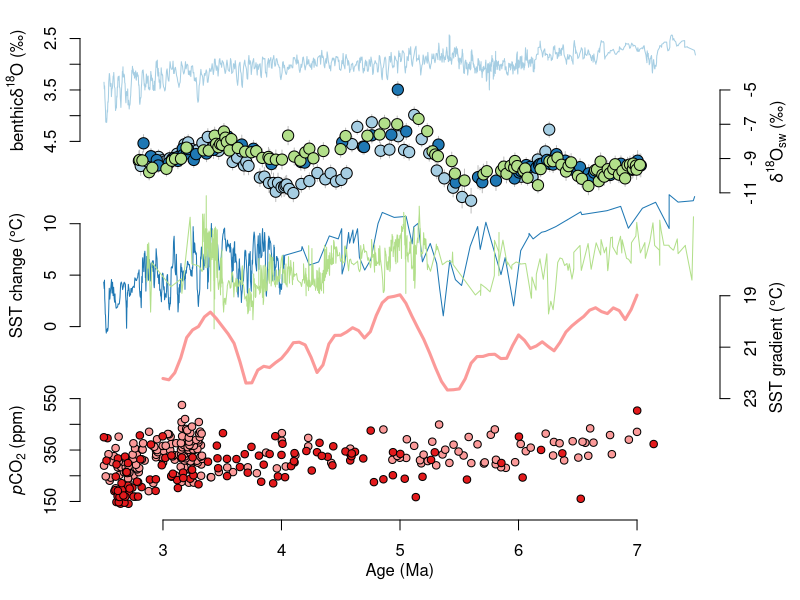

The R script that drew this image:
library(tidyverse)
library(readxl)
pal = c("#A6CEE3", "#1F78B4", "#B2DF8A", "#33A02C", "#FB9A99", "#E31A1C")
pal2 = c("#A6CEE3", "#FB9A99", "#E31A1C")

## read data ----
sw = read.csv("out/d18c.csv")
lr04 = read_xlsx("data/global records/LR04.xlsx") %>%
  mutate(age = age / 1000) %>%
  filter(age > 2.5 & age < 7.5)
co2 = read.csv("data/global records/Pliocene_CO2.csv") %>%
  filter(xls != "phytoplankton_tanner_2021_p1.0.xlsx") %>%
  filter(xls != "phytoplankton_badger_2013a_p1.0.xlsx") %>%
  filter(proxy != "Paleosols") %>%
  mutate(age = age / 1000) %>%
  filter(age > 2.5 & age < 7.5)
# Northern Hemisphere high latitude
# site883 = read_xlsx("data/global records/SST_calibrated.xlsx", sheet = "883 884")
# site883$SST_change = site883$SST_50 - 5.420348
site907 = read_xlsx("data/global records/SST_calibrated.xlsx", sheet = "907") %>%
  mutate(age = ageBP / 1000) %>%
  filter(age > 2.5 & age < 7.5)
site907$SST_change = site907$SST_50 - 1.77141
site982 = read_xlsx("data/global records/SST_calibrated.xlsx", sheet = "982") %>%
  mutate(age = ageBP / 1000) %>%
  filter(age > 2.5 & age < 7.5)
site982$SST_change = site982$SST_50 - 10.754817
# Northern Hemisphere middle latitude
site1010 = read_xlsx("data/global records/SST_calibrated.xlsx", sheet = "1010")
site1010$SST_change = site1010$SST_50 - 17.303341
site1021 = read_xlsx("data/global records/SST_calibrated.xlsx", sheet = "1021")
site1021$SST_change = site1021$SST_50 - 14.320929
site1208 = read_xlsx("data/global records/SST_calibrated.xlsx", sheet = "1208")
site1208$SST_change = site1208$SST_50 - 18.702248
# SST gradient
DSST = read.csv("data/global records/DSST.csv") %>%
  mutate(age = age / 1000)

## plot ----
png("figures/global_records.png", 4.5, 7, units = "in", res = 300)
par(mar = c(4, 4, 1, 4))
plot(0, 0, xlim = c(2.5, 7.5), ylim = c(0, 4.5), axes = FALSE,
     xlab = "", ylab = "")

yext = range(lr04$d18O)
tix = seq(ceiling(max(yext * 10 + 3)), 
          floor(min(yext * 10)), by = -5) / 10
lr04.rs = cbind(lr04$age,
               4.5 - (lr04$d18O - min(tix)) / diff(range(tix)))
lines(lr04.rs[, 1], lr04.rs[, 2], col = pal, pch = 21, cex = 1.5)
axis(2, 4.5 - (tix - min(tix)) / diff(range(tix)), tix)
mtext(expression(paste("benthic"*delta^"18"*"O (\u2030)")), 2, line = 2.5, at = 4)

site = pal[factor(sw$site, levels = c("Lantian", "Shilou", "Jiaxian"))]
yext = range(sw$d18sw.high, sw$d18sw.high)
tix = seq(floor(min(yext)), 
          ceiling(max(yext)), by = 2)
sw.rs = cbind(sw$age,
              3 + (sw$d18sw - min(tix)) / diff(range(tix)),
              3 + (sw$d18sw.low - min(tix)) / diff(range(tix)),
              3 + (sw$d18sw.high - min(tix)) / diff(range(tix)))
arrows(sw.rs[, 1], sw.rs[, 3], sw.rs[, 1], sw.rs[, 4], col = "grey",
       angle=90, length=0, code = 0)
points(sw.rs[, 1], sw.rs[, 2], col = "black", bg = site, pch = 21, cex = 1.5)
axis(4, 3 + (tix - min(tix)) / diff(range(tix)), tix)
mtext(expression(paste(delta^"18"*"O"[sw]*" (\u2030)")), 4, line = 2.5, at = 3.5)

yext = range(site982$SST_change, site907$SST_change)
tix = seq(floor(min(yext) + 1), 
          ceiling(max(yext)), by = 5)
site982.rs = cbind(site982$age,
                1.7 + (site982$SST_change - min(tix)) / diff(range(tix)))
site907.rs = cbind(site907$age,
                   1.7 + (site907$SST_change - min(tix)) / diff(range(tix)))
lines(site982.rs[, 1], site982.rs[, 2], col = pal[2], cex = 1.5)
lines(site907.rs[, 1], site907.rs[, 2], col = pal[3], cex = 1.5)
axis(2, 1.7 + (tix - min(tix)) / diff(range(tix)), tix)
mtext(expression(paste("SST change (", degree, "C)")), 2, line = 2.5, at = 2.2)

yext = range(DSST$TH)
tix = seq(ceiling(max(yext)),
          floor(min(yext)), -2)
dsst.rs = cbind(DSST$age,
                2 - (DSST$TH - min(tix)) / diff(range(tix)))
lines(dsst.rs[, 1], dsst.rs[, 2], col = pal[5], lwd = 3)
axis(4, 2 - (tix - min(tix)) / diff(range(tix)), tix)
mtext(expression(paste("SST gradient (", degree, "C)")), 4, line = 2.5, at = 1.5)

pal2 = pal[5:6]
proxy = pal2[factor(co2$proxy)]
yext = range(co2$co2)
tix = seq(floor(min(yext) + 10), 
          ceiling(max(yext) + 75), by = 100)
co2.rs = cbind(co2$age,
              0 + (co2$co2 - min(tix)) / diff(range(tix)))
points(co2.rs[, 1], co2.rs[, 2], col = "black", bg = proxy, pch = 21, cex = 1)
axis(2, 0 + (tix - min(tix)) / diff(range(tix)), tix)
mtext(expression(italic(p)*"CO"[2]*" (ppm)"), 2, line = 2.5, at = 0.5)

axis(1)
mtext("Age (Ma)", 1, line = 2)
dev.off()





